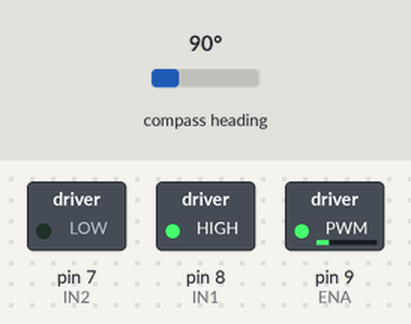
Recording of a sketch running on a simulated Arduino Uno, built with avr-gcc and run on an emulated ATmega328P. On the bench: switched loads named in the sketch (green lamp = pin HIGH). Wiring (inferred from the names in the program): AS5600 angle sensor at I2C address 0x36. The inputs (shaded band) are chosen by the test bench; at power-on: compass heading 90°. What the sketch prints to the serial monitor is not drawn.

Above: at 3.8 s.
At 12.1 s:
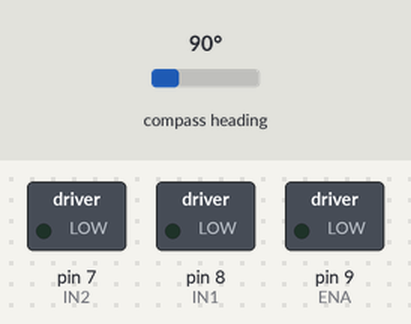
Timing chart, 0 to 39.9 s (numbered marks = the images above):
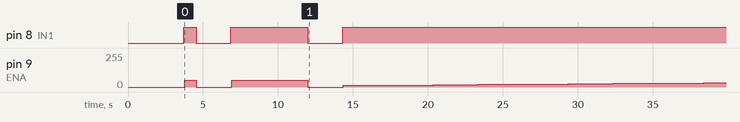

The sketch:

ResponseEvaluacion.ino
```cpp
/*
* Control de Motor DC con L298N + Lectura de Ángulo AS5600
* 3 Fases: IMPULSO -> STEP -> BARRIDO INCREMENTAL
* Salida por Serial para capturar con PuTTY
*/

#include <Wire.h>

// Pines del L298N
const int ENA = 9;
const int IN1 = 8;
const int IN2 = 7;

// Dirección I2C del AS5600
const int AS5600_ADDRESS = 0x36;
const byte RAW_ANGLE_HIGH = 0x0C;
const byte RAW_ANGLE_LOW = 0x0D;

// =============== PARÁMETROS DE PRUEBA ===============
// FASE 1: IMPULSO INICIAL
const float PWM_IMPULSO = 20.0;        // Potencia del impulso
const int TIEMPO_IMPULSO = 500;        // Duración del impulso
const int MUESTRAS_IMPULSO = 50;       // Lecturas durante el impulso
const int INTERVALO_IMPULSO = 10;      // ms entre lecturas

// FASE 2: STEP (escalón)
const float PWM_STEP = 20.0;           // Potencia del step
const int TIEMPO_STEP = 5000;          // Duración total del step
const int MUESTRAS_STEP = 50;          // Número de lecturas
const int INTERVALO_STEP = 100;        // ms entre lecturas

// FASE 3: BARRIDO INCREMENTAL
const float PWM_MINIMO = 5.0;         // Inicio del barrido
const float PWM_MAXIMO = 45.0;         // Fin del barrido
const float INCREMENTO_PWM = 1.0;      // Incremento por paso
const int TIEMPO_ESTABILIZACION = 3000; // Tiempo por paso

// Variable para ángulo inicial
float anguloInicial = 0.0;

void setup() {
  pinMode(ENA, OUTPUT);
  pinMode(IN1, OUTPUT);
  pinMode(IN2, OUTPUT);

  Wire.begin();
  Serial.begin(9600);

  detenerMotor();

  Serial.println(F("========================================"));
  Serial.println(F("  SISTEMA DE CONTROL AEROBALANCÍN"));
  Serial.println(F("  L298N + AS5600"));
  Serial.println(F("  SENTIDO HORARIO - 3 FASES"));
  Serial.println(F("========================================"));
  Serial.println();

  // Calibrar ángulo inicial
  delay(2000);
  anguloInicial = leerAngulo();
  Serial.print(F(">> Ángulo inicial calibrado: "));
  Serial.print(anguloInicial, 2);
  Serial.println(F("°"));
  Serial.println();
  delay(1000);
}

void loop() {
  // =======================================
  // SENTIDO HORARIO - 3 FASES
  // =======================================
  Serial.println(F("\n╔═══════════════════════════════════════╗"));
  Serial.println(F("║     INICIANDO SENTIDO HORARIO        ║"));
  Serial.println(F("╚═══════════════════════════════════════╝\n"));

  ejecutarFaseImpulso();
  delay(2000);

  ejecutarFaseStep();
  delay(2000);

  ejecutarFaseBarrido();
  delay(5000);

  // Fin del ciclo
  Serial.println(F("\n╔═══════════════════════════════════════╗"));
  Serial.println(F("║   CICLO COMPLETADO - PAUSA 10s       ║"));
  Serial.println(F("╚═══════════════════════════════════════╝\n"));
  delay(10000);
}

// ═══════════════════════════════════════════════════════
// FASE 1: IMPULSO INICIAL
// ═══════════════════════════════════════════════════════
void ejecutarFaseImpulso() {
  Serial.println(F("┌───────────────────────────────────────┐"));
  Serial.println(F("│  FASE 1: IMPULSO INICIAL             │"));
  Serial.println(F("└───────────────────────────────────────┘"));

  Serial.println(F("Dirección: Horario"));
  Serial.print(F("PWM Impulso: "));
  Serial.print(PWM_IMPULSO, 1);
  Serial.print(F("% | Duración: "));
  Serial.print(TIEMPO_IMPULSO);
  Serial.println(F("ms"));
  Serial.println();

  // Configurar dirección horaria
  digitalWrite(IN1, HIGH);
  digitalWrite(IN2, LOW);

  // Encabezado CSV
  Serial.println(F("===CSV_IMPULSO_START==="));
  Serial.println(F("Velocidad%,PWM,AnguloRelativo"));

  int pwmValue = mapFloat(PWM_IMPULSO, 0.0, 100.0, 0.0, 255.0);
  analogWrite(ENA, pwmValue);

  // Tomar múltiples lecturas durante el impulso
  for (int i = 0; i < MUESTRAS_IMPULSO; i++) {
    float anguloActual = leerAngulo();
    float anguloRelativo = calcularAnguloRelativo(anguloActual, anguloInicial);

    // Formato CSV
    Serial.print(PWM_IMPULSO, 1);
    Serial.print(F(","));
    Serial.print(pwmValue);
    Serial.print(F(","));
    Serial.println(anguloRelativo, 2);

    delay(INTERVALO_IMPULSO);
  }

  Serial.println(F("===CSV_IMPULSO_END==="));
  Serial.println();

  detenerMotor();
  Serial.println(F("✓ Impulso completado\n"));
}

// ═══════════════════════════════════════════════════════
// FASE 2: STEP (ESCALÓN)
// ═══════════════════════════════════════════════════════
void ejecutarFaseStep() {
  Serial.println(F("┌───────────────────────────────────────┐"));
  Serial.println(F("│  FASE 2: STEP (ESCALÓN)              │"));
  Serial.println(F("└───────────────────────────────────────┘"));

  Serial.println(F("Dirección: Horario"));
  Serial.print(F("PWM Step: "));
  Serial.print(PWM_STEP, 1);
  Serial.print(F("% | Duración: "));
  Serial.print(TIEMPO_STEP);
  Serial.println(F("ms"));
  Serial.println();

  // Configurar dirección horaria
  digitalWrite(IN1, HIGH);
  digitalWrite(IN2, LOW);

  // Encabezado CSV
  Serial.println(F("===CSV_STEP_START==="));
  Serial.println(F("Velocidad%,PWM,AnguloRelativo"));

  int pwmValue = mapFloat(PWM_STEP, 0.0, 100.0, 0.0, 255.0);
  analogWrite(ENA, pwmValue);

  // Tomar múltiples lecturas durante el step
  for (int i = 0; i < MUESTRAS_STEP; i++) {
    float anguloActual = leerAngulo();
    float anguloRelativo = calcularAnguloRelativo(anguloActual, anguloInicial);

    // Formato CSV
    Serial.print(PWM_STEP, 1);
    Serial.print(F(","));
    Serial.print(pwmValue);
    Serial.print(F(","));
    Serial.println(anguloRelativo, 2);

    delay(INTERVALO_STEP);
  }

  Serial.println(F("===CSV_STEP_END==="));
  Serial.println();

  detenerMotor();
  Serial.println(F("✓ Step completado\n"));
}

// ═══════════════════════════════════════════════════════
// FASE 3: BARRIDO INCREMENTAL
// ═══════════════════════════════════════════════════════
void ejecutarFaseBarrido() {
  Serial.println(F("┌───────────────────────────────────────┐"));
  Serial.println(F("│  FASE 3: BARRIDO INCREMENTAL         │"));
  Serial.println(F("└───────────────────────────────────────┘"));

  Serial.println(F("Dirección: Horario"));
  Serial.print(F("Rango: "));
  Serial.print(PWM_MINIMO, 1);
  Serial.print(F("% a "));
  Serial.print(PWM_MAXIMO, 1);
  Serial.print(F("% | Incremento: "));
  Serial.print(INCREMENTO_PWM, 1);
  Serial.println(F("%"));
  Serial.println();

  // Configurar dirección horaria
  digitalWrite(IN1, HIGH);
  digitalWrite(IN2, LOW);

  // Encabezado CSV
  Serial.println(F("===CSV_BARRIDO_START==="));
  Serial.println(F("Velocidad%,PWM,AnguloRelativo"));

  for (float porcentaje = PWM_MINIMO; porcentaje <= PWM_MAXIMO; porcentaje += INCREMENTO_PWM) {
    int pwmValue = mapFloat(porcentaje, 0.0, 100.0, 0.0, 255.0);
    analogWrite(ENA, pwmValue);

    // Esperar estabilización
    delay(TIEMPO_ESTABILIZACION);

    // Leer ángulo estabilizado
    float anguloActual = leerAngulo();
    float anguloRelativo = calcularAnguloRelativo(anguloActual, anguloInicial);

    // Formato CSV
    Serial.print(porcentaje, 1);
    Serial.print(F(","));
    Serial.print(pwmValue);
    Serial.print(F(","));
    Serial.println(anguloRelativo, 2);
  }

  Serial.println(F("===CSV_BARRIDO_END==="));
  Serial.println();

  detenerMotor();
  Serial.println(F("✓ Barrido completado\n"));
}

// ═══════════════════════════════════════════════════════
// FUNCIONES DEL AS5600
// ═══════════════════════════════════════════════════════
float leerAngulo() {
  Wire.beginTransmission(AS5600_ADDRESS);
  Wire.write(RAW_ANGLE_HIGH);
  Wire.endTransmission(false);

  Wire.requestFrom(AS5600_ADDRESS, 2);

  if (Wire.available() >= 2) {
    int highByte = Wire.read();
    int lowByte = Wire.read();

    int rawAngle = (highByte << 8) | lowByte;
    rawAngle &= 0x0FFF;

    float angulo = (rawAngle * 360.0) / 4096.0;
    return angulo;
  }

  return -1.0;
}

float calcularAnguloRelativo(float anguloActual, float anguloRef) {
  float diferencia = anguloActual - anguloRef;

  if (diferencia > 180.0) {
    diferencia -= 360.0;
  } else if (diferencia < -180.0) {
    diferencia += 360.0;
  }

  return diferencia;
}

// ═══════════════════════════════════════════════════════
// FUNCIONES AUXILIARES
// ═══════════════════════════════════════════════════════
int mapFloat(float x, float in_min, float in_max, float out_min, float out_max) {
  return int((x - in_min) * (out_max - out_min) / (in_max - in_min) + out_min);
}

void detenerMotor() {
  digitalWrite(IN1, LOW);
  digitalWrite(IN2, LOW);
  analogWrite(ENA, 0);
}
```

Measured:
- by itself, pin 8 (IN1): goes HIGH 0.81 s, LOW 2.3 s, HIGH 5.1 s, LOW 2.3 s, then HIGH
- by itself, pin 9 (ENA): ramps from 0/255 to 51/255 and jumps back, once every 7.5 s
